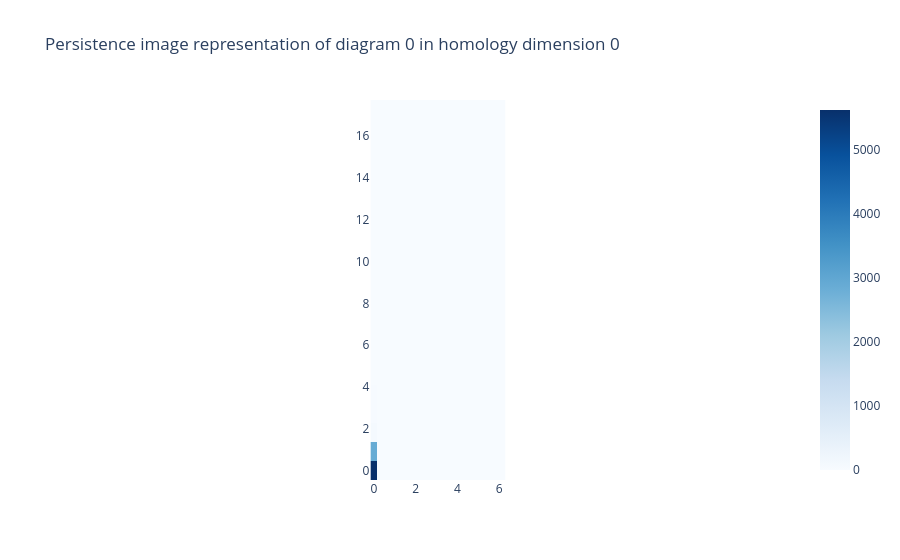
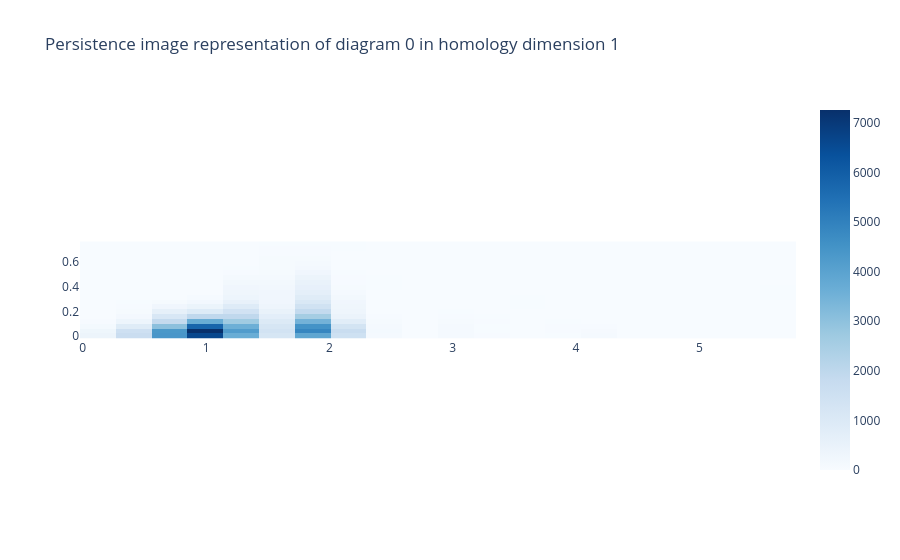
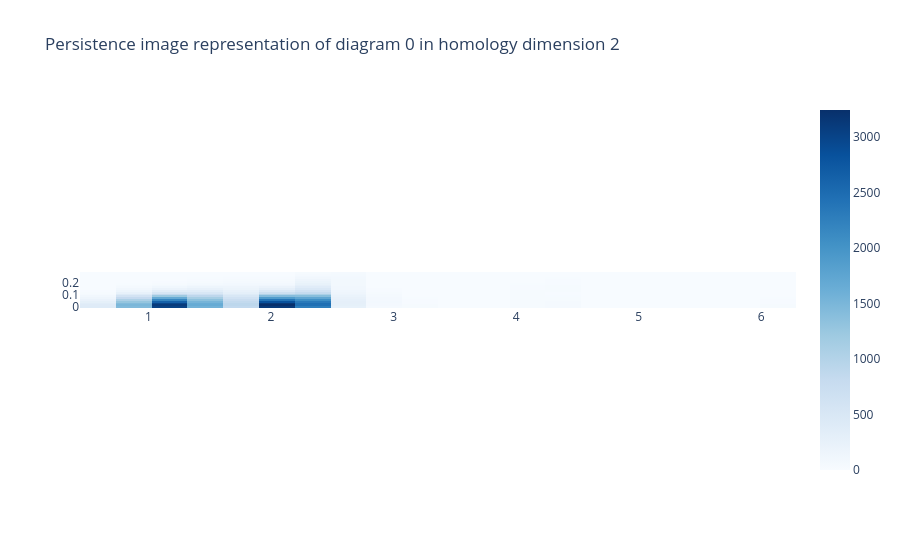

Source (notebook cell) for these figures, in order:
### Code cell
persistence_image_show(diagrams)

### Figure 1 — Plotly figure (JSON) as saved in the notebook; plotly's stock layout.template omitted (floating-point values rounded to 4 significant figures; data arrays with more than 128 entries replaced by an {"elided": "..."} marker saying what was removed)
{"data": [{"colorscale": [[0, "rgb(247,251,255)"], [0.125, "rgb(222,235,247)"], [0.25, "rgb(198,219,239)"], [0.375, "rgb(158,202,225)"], [0.5, "rgb(107,174,214)"], [0.625, "rgb(66,146,198)"], [0.75, "rgb(33,113,181)"], [0.875, "rgb(8,81,156)"], [1, "rgb(8,48,107)"]], "type": "heatmap", "x": [0.0, 0.3231, 0.6461, 0.9692, 1.292, 1.615, 1.938, 2.261, 2.584, 2.908, 3.231, 3.554, 3.877, 4.2, 4.523, 4.846, 5.169, 5.492, 5.815, 6.138], "y": [17.27, 16.36, 15.45, 14.54, 13.63, 12.73, 11.82, 10.91, 10.0, 9.091, 8.182, 7.273, 6.365, 5.456, 4.547, 3.638, 2.73, 1.821, 0.912, 0.003291], "z": {"elided": "20x20 float values"}}], "layout": {"plot_bgcolor": "white", "title": {"text": "Persistence image representation of diagram 0 in homology dimension 0"}, "xaxis": {"constrain": "domain", "scaleanchor": "y"}, "yaxis": {"autorange": true, "constrain": "domain"}}}

### Figure 2 — Plotly figure (JSON) as saved in the notebook; plotly's stock layout.template omitted (floating-point values rounded to 4 significant figures; data arrays with more than 128 entries replaced by an {"elided": "..."} marker saying what was removed)
{"data": [{"colorscale": [[0, "rgb(247,251,255)"], [0.125, "rgb(222,235,247)"], [0.25, "rgb(198,219,239)"], [0.375, "rgb(158,202,225)"], [0.5, "rgb(107,174,214)"], [0.625, "rgb(66,146,198)"], [0.75, "rgb(33,113,181)"], [0.875, "rgb(8,81,156)"], [1, "rgb(8,48,107)"]], "type": "heatmap", "x": [0.1225, 0.4128, 0.7031, 0.9934, 1.284, 1.574, 1.864, 2.155, 2.445, 2.735, 3.026, 3.316, 3.606, 3.897, 4.187, 4.477, 4.768, 5.058, 5.348, 5.639], "y": [0.7499, 0.7104, 0.6709, 0.6315, 0.592, 0.5525, 0.5131, 0.4736, 0.4342, 0.3947, 0.3552, 0.3158, 0.2763, 0.2368, 0.1974, 0.1579, 0.1184, 0.07897, 0.03951, 4.268e-05], "z": {"elided": "20x20 float values"}}], "layout": {"plot_bgcolor": "white", "title": {"text": "Persistence image representation of diagram 0 in homology dimension 1"}, "xaxis": {"constrain": "domain", "scaleanchor": "y"}, "yaxis": {"autorange": true, "constrain": "domain"}}}

### Figure 3 — Plotly figure (JSON) as saved in the notebook; plotly's stock layout.template omitted (floating-point values rounded to 4 significant figures; data arrays with more than 128 entries replaced by an {"elided": "..."} marker saying what was removed)
{"data": [{"colorscale": [[0, "rgb(247,251,255)"], [0.125, "rgb(222,235,247)"], [0.25, "rgb(198,219,239)"], [0.375, "rgb(158,202,225)"], [0.5, "rgb(107,174,214)"], [0.625, "rgb(66,146,198)"], [0.75, "rgb(33,113,181)"], [0.875, "rgb(8,81,156)"], [1, "rgb(8,48,107)"]], "type": "heatmap", "x": [0.587, 0.8792, 1.171, 1.464, 1.756, 2.048, 2.34, 2.632, 2.924, 3.217, 3.509, 3.801, 4.093, 4.385, 4.677, 4.97, 5.262, 5.554, 5.846, 6.138], "y": [0.2782, 0.2635, 0.2489, 0.2342, 0.2196, 0.205, 0.1903, 0.1757, 0.1611, 0.1464, 0.1318, 0.1171, 0.1025, 0.08787, 0.07323, 0.05859, 0.04395, 0.02932, 0.01468, 4.053e-05], "z": {"elided": "20x20 float values"}}], "layout": {"plot_bgcolor": "white", "title": {"text": "Persistence image representation of diagram 0 in homology dimension 2"}, "xaxis": {"constrain": "domain", "scaleanchor": "y"}, "yaxis": {"autorange": true, "constrain": "domain"}}}
